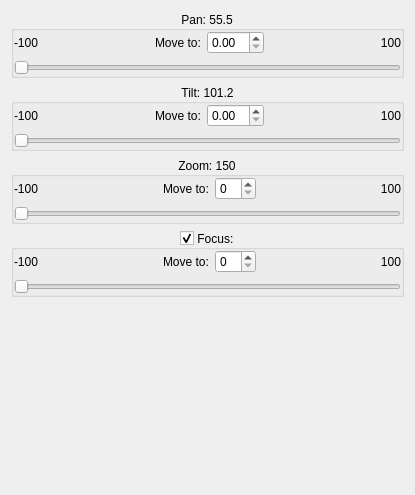
<?xml version="1.0" encoding="UTF-8"?>
<ui version="4.0">
 <class>PositionControl</class>
 <widget class="QWidget" name="PositionControl">
  <property name="geometry">
   <rect>
    <x>0</x>
    <y>0</y>
    <width>415</width>
    <height>495</height>
   </rect>
  </property>
  <property name="windowTitle">
   <string>Position Control</string>
  </property>
  <layout class="QVBoxLayout" name="verticalLayout">
   <item>
    <widget class="QGroupBox" name="gb_pan">
     <property name="title">
      <string>Pan: 55.5</string>
     </property>
     <property name="alignment">
      <set>Qt::AlignCenter</set>
     </property>
     <property name="flat">
      <bool>false</bool>
     </property>
     <property name="checkable">
      <bool>false</bool>
     </property>
     <layout class="QGridLayout" name="gridLayout">
      <property name="leftMargin">
       <number>0</number>
      </property>
      <property name="topMargin">
       <number>0</number>
      </property>
      <property name="rightMargin">
       <number>0</number>
      </property>
      <property name="bottomMargin">
       <number>0</number>
      </property>
      <item row="0" column="0">
       <widget class="QLabel" name="lb_min_pan">
        <property name="text">
         <string>-100</string>
        </property>
       </widget>
      </item>
      <item row="1" column="0" colspan="6">
       <widget class="QSlider" name="sl_pos_pan">
        <property name="orientation">
         <enum>Qt::Horizontal</enum>
        </property>
       </widget>
      </item>
      <item row="0" column="5">
       <widget class="QLabel" name="lb_max_pan">
        <property name="text">
         <string>100</string>
        </property>
        <property name="alignment">
         <set>Qt::AlignRight|Qt::AlignTrailing|Qt::AlignVCenter</set>
        </property>
       </widget>
      </item>
      <item row="0" column="3">
       <widget class="QDoubleSpinBox" name="sb_move_pan"/>
      </item>
      <item row="0" column="1">
       <spacer name="horizontalSpacer">
        <property name="orientation">
         <enum>Qt::Horizontal</enum>
        </property>
        <property name="sizeHint" stdset="0">
         <size>
          <width>13</width>
          <height>20</height>
         </size>
        </property>
       </spacer>
      </item>
      <item row="0" column="4">
       <spacer name="horizontalSpacer_2">
        <property name="orientation">
         <enum>Qt::Horizontal</enum>
        </property>
        <property name="sizeHint" stdset="0">
         <size>
          <width>13</width>
          <height>20</height>
         </size>
        </property>
       </spacer>
      </item>
      <item row="0" column="2">
       <widget class="QLabel" name="label">
        <property name="text">
         <string>Move to:</string>
        </property>
       </widget>
      </item>
     </layout>
    </widget>
   </item>
   <item>
    <widget class="QGroupBox" name="gb_tilt">
     <property name="title">
      <string>Tilt: 101.2</string>
     </property>
     <property name="alignment">
      <set>Qt::AlignCenter</set>
     </property>
     <layout class="QGridLayout" name="gridLayout_2">
      <property name="leftMargin">
       <number>0</number>
      </property>
      <property name="topMargin">
       <number>0</number>
      </property>
      <property name="rightMargin">
       <number>0</number>
      </property>
      <property name="bottomMargin">
       <number>0</number>
      </property>
      <item row="0" column="1">
       <spacer name="horizontalSpacer_3">
        <property name="orientation">
         <enum>Qt::Horizontal</enum>
        </property>
        <property name="sizeHint" stdset="0">
         <size>
          <width>13</width>
          <height>20</height>
         </size>
        </property>
       </spacer>
      </item>
      <item row="0" column="3">
       <widget class="QDoubleSpinBox" name="sb_move_tilt"/>
      </item>
      <item row="0" column="2">
       <widget class="QLabel" name="label_4">
        <property name="text">
         <string>Move to:</string>
        </property>
       </widget>
      </item>
      <item row="0" column="4">
       <spacer name="horizontalSpacer_4">
        <property name="orientation">
         <enum>Qt::Horizontal</enum>
        </property>
        <property name="sizeHint" stdset="0">
         <size>
          <width>13</width>
          <height>20</height>
         </size>
        </property>
       </spacer>
      </item>
      <item row="0" column="0">
       <widget class="QLabel" name="lb_min_tilt">
        <property name="text">
         <string>-100</string>
        </property>
       </widget>
      </item>
      <item row="1" column="0" colspan="6">
       <widget class="QSlider" name="sl_pos_tilt">
        <property name="orientation">
         <enum>Qt::Horizontal</enum>
        </property>
       </widget>
      </item>
      <item row="0" column="5">
       <widget class="QLabel" name="lb_max_tilt">
        <property name="text">
         <string>100</string>
        </property>
        <property name="alignment">
         <set>Qt::AlignRight|Qt::AlignTrailing|Qt::AlignVCenter</set>
        </property>
       </widget>
      </item>
     </layout>
    </widget>
   </item>
   <item>
    <widget class="QGroupBox" name="gb_zoom">
     <property name="title">
      <string>Zoom: 150</string>
     </property>
     <property name="alignment">
      <set>Qt::AlignCenter</set>
     </property>
     <layout class="QGridLayout" name="gridLayout_3">
      <property name="leftMargin">
       <number>0</number>
      </property>
      <property name="topMargin">
       <number>0</number>
      </property>
      <property name="rightMargin">
       <number>0</number>
      </property>
      <property name="bottomMargin">
       <number>0</number>
      </property>
      <item row="0" column="2">
       <widget class="QLabel" name="label_6">
        <property name="text">
         <string>Move to:</string>
        </property>
       </widget>
      </item>
      <item row="0" column="4">
       <spacer name="horizontalSpacer_6">
        <property name="orientation">
         <enum>Qt::Horizontal</enum>
        </property>
        <property name="sizeHint" stdset="0">
         <size>
          <width>13</width>
          <height>20</height>
         </size>
        </property>
       </spacer>
      </item>
      <item row="0" column="5">
       <widget class="QLabel" name="lb_max_zoom">
        <property name="text">
         <string>100</string>
        </property>
        <property name="alignment">
         <set>Qt::AlignRight|Qt::AlignTrailing|Qt::AlignVCenter</set>
        </property>
       </widget>
      </item>
      <item row="1" column="0" colspan="6">
       <widget class="QSlider" name="sl_pos_zoom">
        <property name="orientation">
         <enum>Qt::Horizontal</enum>
        </property>
       </widget>
      </item>
      <item row="0" column="0">
       <widget class="QLabel" name="lb_min_zoom">
        <property name="text">
         <string>-100</string>
        </property>
       </widget>
      </item>
      <item row="0" column="1">
       <spacer name="horizontalSpacer_5">
        <property name="orientation">
         <enum>Qt::Horizontal</enum>
        </property>
        <property name="sizeHint" stdset="0">
         <size>
          <width>13</width>
          <height>20</height>
         </size>
        </property>
       </spacer>
      </item>
      <item row="0" column="3">
       <widget class="QSpinBox" name="sb_move_zoom"/>
      </item>
     </layout>
    </widget>
   </item>
   <item>
    <widget class="QGroupBox" name="gb_focus">
     <property name="title">
      <string>Focus: </string>
     </property>
     <property name="alignment">
      <set>Qt::AlignCenter</set>
     </property>
     <property name="checkable">
      <bool>true</bool>
     </property>
     <layout class="QGridLayout" name="gridLayout_4">
      <property name="leftMargin">
       <number>0</number>
      </property>
      <property name="topMargin">
       <number>0</number>
      </property>
      <property name="rightMargin">
       <number>0</number>
      </property>
      <property name="bottomMargin">
       <number>0</number>
      </property>
      <item row="1" column="2">
       <widget class="QLabel" name="label_8">
        <property name="text">
         <string>Move to:</string>
        </property>
       </widget>
      </item>
      <item row="1" column="4">
       <spacer name="horizontalSpacer_8">
        <property name="orientation">
         <enum>Qt::Horizontal</enum>
        </property>
        <property name="sizeHint" stdset="0">
         <size>
          <width>13</width>
          <height>20</height>
         </size>
        </property>
       </spacer>
      </item>
      <item row="1" column="5">
       <widget class="QLabel" name="lb_max_focus">
        <property name="text">
         <string>100</string>
        </property>
        <property name="alignment">
         <set>Qt::AlignRight|Qt::AlignTrailing|Qt::AlignVCenter</set>
        </property>
       </widget>
      </item>
      <item row="2" column="0" colspan="6">
       <widget class="QSlider" name="sl_pos_focus">
        <property name="orientation">
         <enum>Qt::Horizontal</enum>
        </property>
       </widget>
      </item>
      <item row="1" column="0">
       <widget class="QLabel" name="lb_min_focus">
        <property name="text">
         <string>-100</string>
        </property>
       </widget>
      </item>
      <item row="1" column="1">
       <spacer name="horizontalSpacer_7">
        <property name="orientation">
         <enum>Qt::Horizontal</enum>
        </property>
        <property name="sizeHint" stdset="0">
         <size>
          <width>13</width>
          <height>20</height>
         </size>
        </property>
       </spacer>
      </item>
      <item row="1" column="3">
       <widget class="QSpinBox" name="sb_move_focus"/>
      </item>
     </layout>
    </widget>
   </item>
   <item>
    <spacer name="verticalSpacer">
     <property name="orientation">
      <enum>Qt::Vertical</enum>
     </property>
     <property name="sizeHint" stdset="0">
      <size>
       <width>20</width>
       <height>150</height>
      </size>
     </property>
    </spacer>
   </item>
  </layout>
 </widget>
 <resources/>
 <connections/>
</ui>
